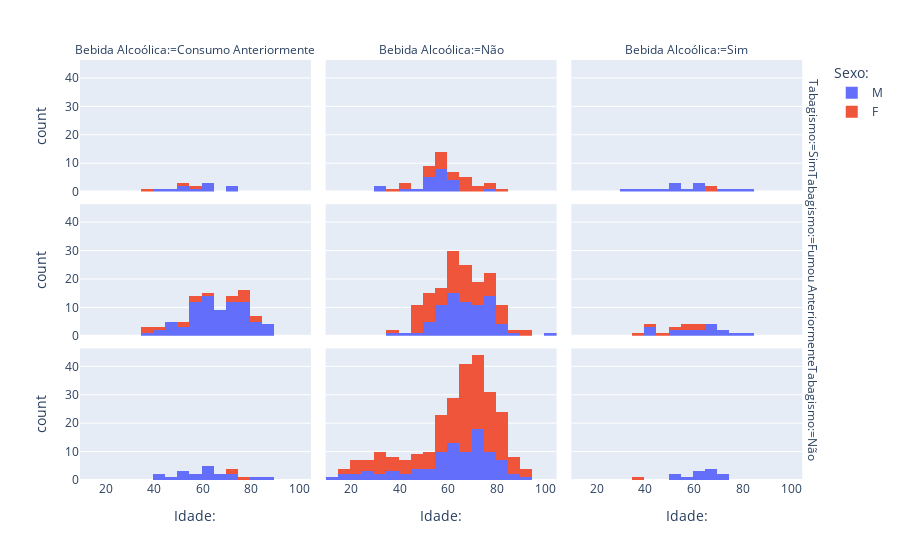

Notebook code cell kept with this figure:
### Code cell
px.histogram(df[mask],x='Idade:',color='Sexo:',facet_col='Bebida Alcoólica:',facet_row='Tabagismo:')

### Figure 1 — Plotly figure (JSON) as saved in the notebook; plotly's stock layout.template omitted (floating-point values rounded to 4 significant figures; data arrays with more than 128 entries replaced by an {"elided": "..."} marker saying what was removed)
{"data": [{"alignmentgroup": "True", "bingroup": "x", "hovertemplate": "Sexo:=M<br>Tabagismo:=Sim<br>Bebida Alcoólica:=Consumo Anteriormente<br>Idade:=%{x}<br>count=%{y}<extra></extra>", "legendgroup": "M", "marker": {"color": "#636efa"}, "name": "M", "offsetgroup": "M", "orientation": "v", "showlegend": true, "type": "histogram", "x": [44, 71, 56, 60, 70, 51, 50, 48, 62, 60], "xaxis": "x7", "yaxis": "y7"}, {"alignmentgroup": "True", "bingroup": "x", "hovertemplate": "Sexo:=M<br>Tabagismo:=Sim<br>Bebida Alcoólica:=Não<br>Idade:=%{x}<br>count=%{y}<extra></extra>", "legendgroup": "M", "marker": {"color": "#636efa"}, "name": "M", "offsetgroup": "M", "orientation": "v", "showlegend": false, "type": "histogram", "x": [50, 58, 58, 56, 64, 58, 63, 58, 31, 30, 54, 78, 41, 59, 55, 53, 50, 59, 61, 64, 49, 53], "xaxis": "x8", "yaxis": "y8"}, {"alignmentgroup": "True", "bingroup": "x", "hovertemplate": "Sexo:=M<br>Tabagismo:=Sim<br>Bebida Alcoólica:=Sim<br>Idade:=%{x}<br>count=%{y}<extra></extra>", "legendgroup": "M", "marker": {"color": "#636efa"}, "name": "M", "offsetgroup": "M", "orientation": "v", "showlegend": false, "type": "histogram", "x": [44, 70, 61, 60, 51, 47, 58, 39, 54, 81, 31, 54, 63, 78], "xaxis": "x9", "yaxis": "y9"}, {"alignmentgroup": "True", "bingroup": "x", "hovertemplate": "Sexo:=M<br>Tabagismo:=Fumou Anteriormente<br>Bebida Alcoólica:=Consumo Anteriormente<br>Idade:=%{x}<br>count=%{y}<extra></extra>", "legendgroup": "M", "marker": {"color": "#636efa"}, "name": "M", "offsetgroup": "M", "orientation": "v", "showlegend": false, "type": "histogram", "x": [55, 51, 76, 73, 57, 66, 76, 68, 62, 63, 60, 86, 57, 54, 61, 56, 74, 74, 60, 49, 69, 48, 79, 72, 60, 64, 86, 49, 59, 65, 57, 40, 73, 75, 79, 49, 87, 76, 81, 86, 75, 39, 79, 80, 80, 71, 76, 65, 76, 55, 41, 62, 70, 70, 56, 75, 63, 57, 70, 80, 63, 72, 57, 84, 61, 74, 53, 61, 67, 65, 59, 70, 69, 67, 47, 60, 59, 79, 60], "xaxis": "x4", "yaxis": "y4"}, {"alignmentgroup": "True", "bingroup": "x", "hovertemplate": "Sexo:=M<br>Tabagismo:=Fumou Anteriormente<br>Bebida Alcoólica:=Não<br>Idade:=%{x}<br>count=%{y}<extra></extra>", "legendgroup": "M", "marker": {"color": "#636efa"}, "name": "M", "offsetgroup": "M", "orientation": "v", "showlegend": false, "type": "histogram", "x": [74, 44, 73, 76, 67, 56, 72, 76, 61, 69, 76, 55, 68, 65, 80, 56, 56, 56, 72, 53, 66, 75, 76, 64, 80, 65, 62, 57, 38, 54, 77, 58, 58, 68, 89, 101, 64, 65, 65, 75, 73, 56, 56, 47, 60, 61, 61, 61, 61, 60, 50, 50, 81, 76, 61, 73, 77, 69, 79, 54, 74, 79, 79, 62, 72, 68, 80, 64, 55, 64, 79, 77, 74, 73, 66, 60, 72], "xaxis": "x5", "yaxis": "y5"}, {"alignmentgroup": "True", "bingroup": "x", "hovertemplate": "Sexo:=M<br>Tabagismo:=Fumou Anteriormente<br>Bebida Alcoólica:=Sim<br>Idade:=%{x}<br>count=%{y}<extra></extra>", "legendgroup": "M", "marker": {"color": "#636efa"}, "name": "M", "offsetgroup": "M", "orientation": "v", "showlegend": false, "type": "histogram", "x": [42, 65, 40, 75, 69, 59, 70, 61, 69, 53, 69, 72, 44, 60, 59, 52, 83], "xaxis": "x6", "yaxis": "y6"}, {"alignmentgroup": "True", "bingroup": "x", "hovertemplate": "Sexo:=M<br>Tabagismo:=Não<br>Bebida Alcoólica:=Consumo Anteriormente<br>Idade:=%{x}<br>count=%{y}<extra></extra>", "legendgroup": "M", "marker": {"color": "#636efa"}, "name": "M", "offsetgroup": "M", "orientation": "v", "showlegend": false, "type": "histogram", "x": [66, 58, 42, 58, 61, 64, 62, 62, 52, 62, 87, 74, 66, 50, 53, 74, 46, 81, 43], "xaxis": "x", "yaxis": "y"}, {"alignmentgroup": "True", "bingroup": "x", "hovertemplate": "Sexo:=M<br>Tabagismo:=Não<br>Bebida Alcoólica:=Não<br>Idade:=%{x}<br>count=%{y}<extra></extra>", "legendgroup": "M", "marker": {"color": "#636efa"}, "name": "M", "offsetgroup": "M", "orientation": "v", "showlegend": false, "type": "histogram", "x": [80, 56, 66, 73, 77, 53, 66, 79, 59, 57, 64, 40, 77, 58, 25, 71, 70, 70, 46, 25, 25, 58, 73, 68, 45, 53, 76, 72, 19, 70, 80, 22, 37, 73, 18, 33, 64, 93, 45, 74, 72, 71, 59, 44, 52, 57, 76, 70, 61, 79, 67, 68, 71, 13, 69, 63, 77, 63, 67, 73, 65, 89, 37, 82, 68, 20, 46, 83, 36, 72, 70, 62, 63, 77, 64, 62, 62, 31, 68, 84, 52, 60, 78, 84, 86, 62, 75, 80, 55, 58, 72, 55, 60, 74], "xaxis": "x2", "yaxis": "y2"}, {"alignmentgroup": "True", "bingroup": "x", "hovertemplate": "Sexo:=M<br>Tabagismo:=Não<br>Bebida Alcoólica:=Sim<br>Idade:=%{x}<br>count=%{y}<extra></extra>", "legendgroup": "M", "marker": {"color": "#636efa"}, "name": "M", "offsetgroup": "M", "orientation": "v", "showlegend": false, "type": "histogram", "x": [50, 71, 74, 65, 66, 57, 51, 63, 64, 65, 68, 62], "xaxis": "x3", "yaxis": "y3"}, {"alignmentgroup": "True", "bingroup": "x", "hovertemplate": "Sexo:=F<br>Tabagismo:=Sim<br>Bebida Alcoólica:=Consumo Anteriormente<br>Idade:=%{x}<br>count=%{y}<extra></extra>", "legendgroup": "F", "marker": {"color": "#EF553B"}, "name": "F", "offsetgroup": "F", "orientation": "v", "showlegend": true, "type": "histogram", "x": [54, 35, 58], "xaxis": "x7", "yaxis": "y7"}, {"alignmentgroup": "True", "bingroup": "x", "hovertemplate": "Sexo:=F<br>Tabagismo:=Sim<br>Bebida Alcoólica:=Não<br>Idade:=%{x}<br>count=%{y}<extra></extra>", "legendgroup": "F", "marker": {"color": "#EF553B"}, "name": "F", "offsetgroup": "F", "orientation": "v", "showlegend": false, "type": "histogram", "x": [76, 54, 73, 72, 64, 77, 62, 66, 69, 58, 68, 68, 57, 42, 35, 54, 58, 55, 61, 84, 68, 57, 50, 42, 55, 51], "xaxis": "x8", "yaxis": "y8"}, {"alignmentgroup": "True", "bingroup": "x", "hovertemplate": "Sexo:=F<br>Tabagismo:=Sim<br>Bebida Alcoólica:=Sim<br>Idade:=%{x}<br>count=%{y}<extra></extra>", "legendgroup": "F", "marker": {"color": "#EF553B"}, "name": "F", "offsetgroup": "F", "orientation": "v", "showlegend": false, "type": "histogram", "x": [68, 66], "xaxis": "x9", "yaxis": "y9"}, {"alignmentgroup": "True", "bingroup": "x", "hovertemplate": "Sexo:=F<br>Tabagismo:=Fumou Anteriormente<br>Bebida Alcoólica:=Consumo Anteriormente<br>Idade:=%{x}<br>count=%{y}<extra></extra>", "legendgroup": "F", "marker": {"color": "#EF553B"}, "name": "F", "offsetgroup": "F", "orientation": "v", "showlegend": false, "type": "histogram", "x": [77, 60, 35, 79, 55, 55, 35, 79, 74, 54, 81, 81, 75, 53, 41, 70], "xaxis": "x4", "yaxis": "y4"}, {"alignmentgroup": "True", "bingroup": "x", "hovertemplate": "Sexo:=F<br>Tabagismo:=Fumou Anteriormente<br>Bebida Alcoólica:=Não<br>Idade:=%{x}<br>count=%{y}<extra></extra>", "legendgroup": "F", "marker": {"color": "#EF553B"}, "name": "F", "offsetgroup": "F", "orientation": "v", "showlegend": false, "type": "histogram", "x": [77, 78, 80, 50, 47, 66, 84, 58, 66, 57, 62, 81, 82, 45, 68, 68, 68, 68, 47, 47, 60, 54, 64, 84, 45, 48, 54, 60, 47, 81, 63, 58, 81, 79, 89, 73, 49, 76, 58, 61, 56, 76, 62, 37, 71, 74, 61, 67, 60, 50, 72, 62, 69, 72, 91, 64, 71, 66, 51, 53, 90, 50, 76, 64, 51, 53, 72, 55, 50, 75, 72, 69, 46, 64, 75, 45, 69, 62, 69, 69, 64], "xaxis": "x5", "yaxis": "y5"}, {"alignmentgroup": "True", "bingroup": "x", "hovertemplate": "Sexo:=F<br>Tabagismo:=Fumou Anteriormente<br>Bebida Alcoólica:=Sim<br>Idade:=%{x}<br>count=%{y}<extra></extra>", "legendgroup": "F", "marker": {"color": "#EF553B"}, "name": "F", "offsetgroup": "F", "orientation": "v", "showlegend": false, "type": "histogram", "x": [63, 56, 56, 54, 38, 46, 62, 43], "xaxis": "x6", "yaxis": "y6"}, {"alignmentgroup": "True", "bingroup": "x", "hovertemplate": "Sexo:=F<br>Tabagismo:=Não<br>Bebida Alcoólica:=Consumo Anteriormente<br>Idade:=%{x}<br>count=%{y}<extra></extra>", "legendgroup": "F", "marker": {"color": "#EF553B"}, "name": "F", "offsetgroup": "F", "orientation": "v", "showlegend": false, "type": "histogram", "x": [73, 70, 75], "xaxis": "x", "yaxis": "y"}, {"alignmentgroup": "True", "bingroup": "x", "hovertemplate": "Sexo:=F<br>Tabagismo:=Não<br>Bebida Alcoólica:=Não<br>Idade:=%{x}<br>count=%{y}<extra></extra>", "legendgroup": "F", "marker": {"color": "#EF553B"}, "name": "F", "offsetgroup": "F", "orientation": "v", "showlegend": false, "type": "histogram", "x": {"elided": "173 int values"}, "xaxis": "x2", "yaxis": "y2"}, {"alignmentgroup": "True", "bingroup": "x", "hovertemplate": "Sexo:=F<br>Tabagismo:=Não<br>Bebida Alcoólica:=Sim<br>Idade:=%{x}<br>count=%{y}<extra></extra>", "legendgroup": "F", "marker": {"color": "#EF553B"}, "name": "F", "offsetgroup": "F", "orientation": "v", "showlegend": false, "type": "histogram", "x": [39], "xaxis": "x3", "yaxis": "y3"}], "layout": {"annotations": [{"font": {}, "showarrow": false, "text": "Bebida Alcoólica:=Consumo Anteriormente", "x": 0.1567, "xanchor": "center", "xref": "paper", "y": 1.0, "yanchor": "bottom", "yref": "paper"}, {"font": {}, "showarrow": false, "text": "Bebida Alcoólica:=Não", "x": 0.49, "xanchor": "center", "xref": "paper", "y": 1.0, "yanchor": "bottom", "yref": "paper"}, {"font": {}, "showarrow": false, "text": "Bebida Alcoólica:=Sim", "x": 0.8233, "xanchor": "center", "xref": "paper", "y": 1.0, "yanchor": "bottom", "yref": "paper"}, {"font": {}, "showarrow": false, "text": "Tabagismo:=Não", "textangle": 90, "x": 0.98, "xanchor": "left", "xref": "paper", "y": 0.1567, "yanchor": "middle", "yref": "paper"}, {"font": {}, "showarrow": false, "text": "Tabagismo:=Fumou Anteriormente", "textangle": 90, "x": 0.98, "xanchor": "left", "xref": "paper", "y": 0.5, "yanchor": "middle", "yref": "paper"}, {"font": {}, "showarrow": false, "text": "Tabagismo:=Sim", "textangle": 90, "x": 0.98, "xanchor": "left", "xref": "paper", "y": 0.8433, "yanchor": "middle", "yref": "paper"}], "barmode": "relative", "legend": {"title": {"text": "Sexo:"}, "tracegroupgap": 0}, "margin": {"t": 60}, "xaxis": {"anchor": "y", "domain": [0, 0.3133], "title": {"text": "Idade:"}}, "xaxis2": {"anchor": "y2", "domain": [0.3333, 0.6467], "matches": "x", "title": {"text": "Idade:"}}, "xaxis3": {"anchor": "y3", "domain": [0.6667, 0.98], "matches": "x", "title": {"text": "Idade:"}}, "xaxis4": {"anchor": "y4", "domain": [0, 0.3133], "matches": "x", "showticklabels": false}, "xaxis5": {"anchor": "y5", "domain": [0.3333, 0.6467], "matches": "x", "showticklabels": false}, "xaxis6": {"anchor": "y6", "domain": [0.6667, 0.98], "matches": "x", "showticklabels": false}, "xaxis7": {"anchor": "y7", "domain": [0, 0.3133], "matches": "x", "showticklabels": false}, "xaxis8": {"anchor": "y8", "domain": [0.3333, 0.6467], "matches": "x", "showticklabels": false}, "xaxis9": {"anchor": "y9", "domain": [0.6667, 0.98], "matches": "x", "showticklabels": false}, "yaxis": {"anchor": "x", "domain": [0, 0.3133], "title": {"text": "count"}}, "yaxis2": {"anchor": "x2", "domain": [0, 0.3133], "matches": "y", "showticklabels": false}, "yaxis3": {"anchor": "x3", "domain": [0, 0.3133], "matches": "y", "showticklabels": false}, "yaxis4": {"anchor": "x4", "domain": [0.3433, 0.6567], "matches": "y", "title": {"text": "count"}}, "yaxis5": {"anchor": "x5", "domain": [0.3433, 0.6567], "matches": "y", "showticklabels": false}, "yaxis6": {"anchor": "x6", "domain": [0.3433, 0.6567], "matches": "y", "showticklabels": false}, "yaxis7": {"anchor": "x7", "domain": [0.6867, 1.0], "matches": "y", "title": {"text": "count"}}, "yaxis8": {"anchor": "x8", "domain": [0.6867, 1.0], "matches": "y", "showticklabels": false}, "yaxis9": {"anchor": "x9", "domain": [0.6867, 1.0], "matches": "y", "showticklabels": false}}}
